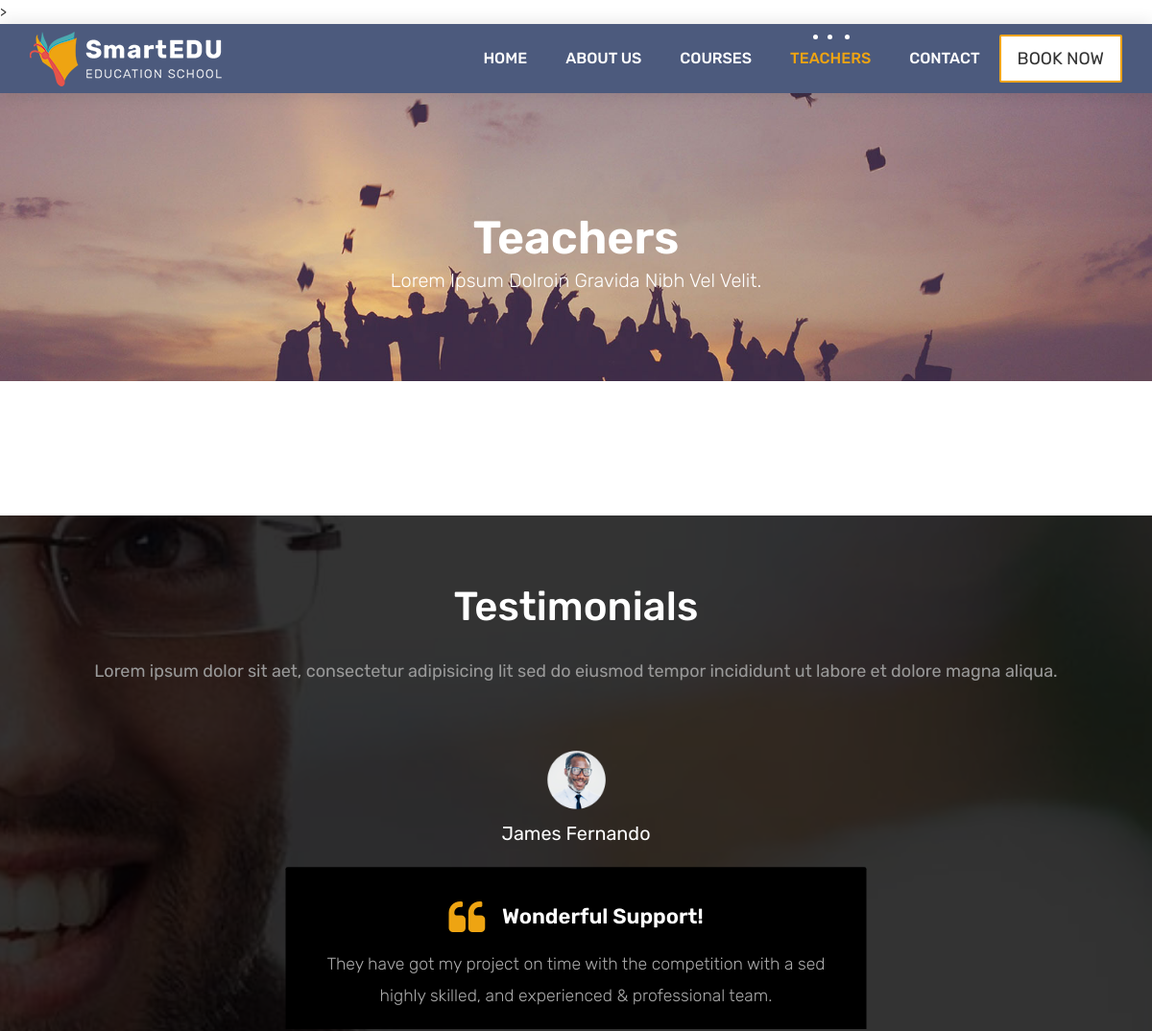
Before: /teachers/ (upper part) with the older database file.
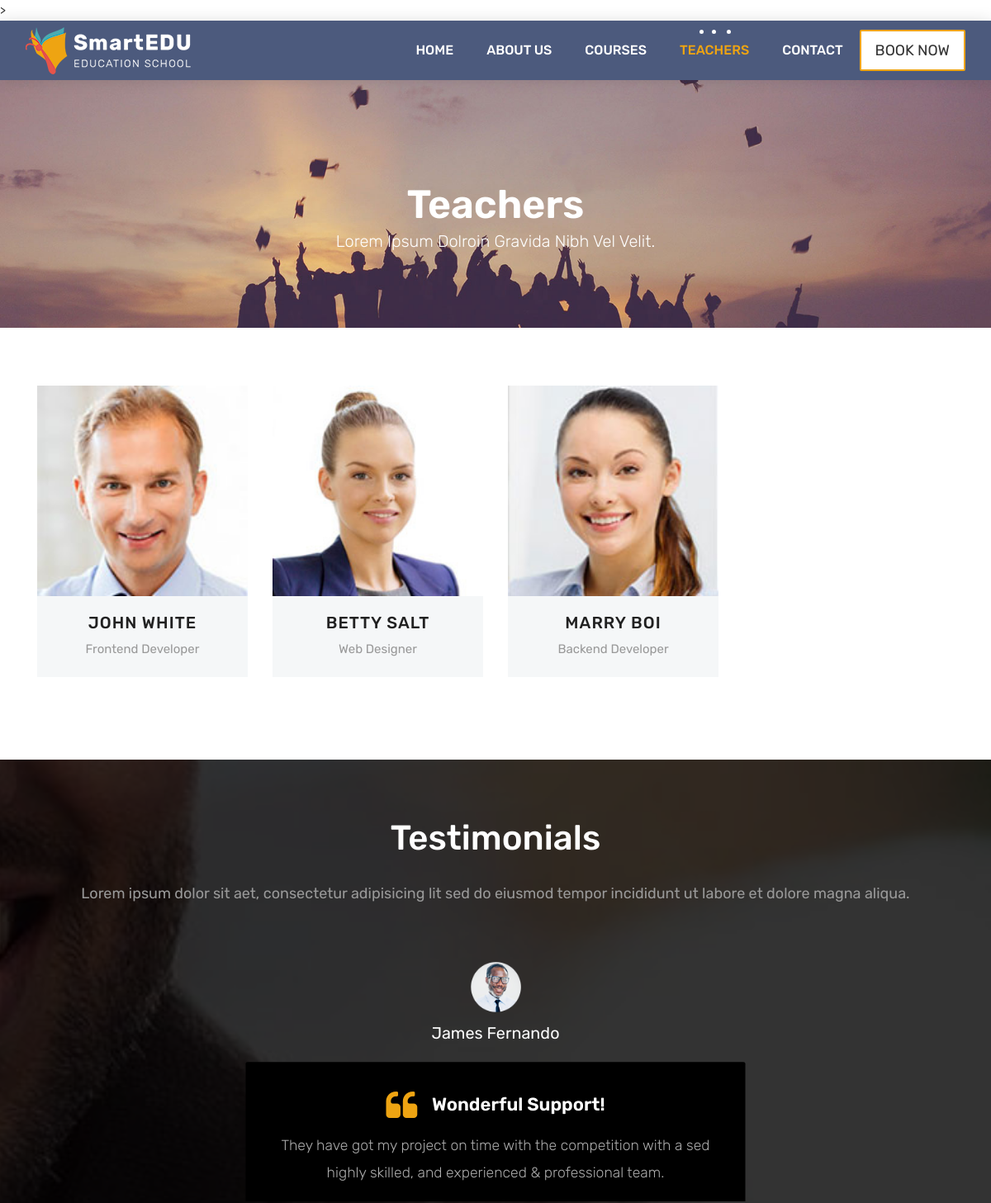
After: the same page with the newer database file.
### teachers/models.py (models this page shows, shortened)
class Teacher(models.Model):
    name = models.CharField(max_length=50)
    title = models.CharField(max_length=50)
    description = models.TextField(blank=True, null=True)
    image = models.ImageField(upload_to="teachers/%Y/%m/%d/", default="teachers/default_teacher_image.jpg")
    facebook = models.URLField(max_length=200, blank=True)
    twitter = models.URLField(max_length=200, blank=True)
    linkedin = models.URLField(max_length=200, blank=True)
    youtube = models.URLField(max_length=200, blank=True)

### teachers/views.py (the view)
# urls.py: path('', TeacherListView.as_view(), name="teachers"),
class TeacherListView(ListView):
    model = Teacher
    template_name = 'teachers.html'
    context_object_name = 'teachers'

### templates/teachers.html (shortened to what this page needs)
{% extends 'partials/_base.html' %}
{% load static %}
{% block content %}
	<div class="all-title-box">
		<div class="container text-center">
			<h1>Teachers<span class="m_1">Lorem Ipsum dolroin gravida nibh vel velit.</span></h1>
		</div>
	</div>
	<div id="teachers" class="section wb">
        <div class="container">
            <div class="row">
				{% for teacher in teachers %}
				<div class="col-lg-3 col-md-6 col-12">
					<div class="our-team">
						<div class="team-img">
							<img src="{{teacher.image.url}}">
						</div>
						<div class="team-content">
							<h3 class="title"><a href= "{% url 'teacher_detail' teacher.pk %}"> {{ teacher.name }} </a></h3>
							<span class="post">{{ teacher.title }}</span>
						</div>
					</div>
				</div>
				{% endfor %}
            </div>
        </div>
    </div>
    <div id="testimonials" class="parallax section db parallax-off" style="background-image:url('images/parallax_04.jpg');">
        <div class="container">
            <div class="section-title text-center">
                <h3>Testimonials</h3>
                <p>Lorem ipsum dolor sit aet, consectetur adipisicing lit sed do eiusmod tempor incididunt ut labore et dolore magna aliqua. </p>
            </div>
            <div class="row">
                <div class="col-md-12 col-sm-12">
                    <div class="testi-carousel owl-carousel owl-theme">
                        <div class="testimonial clearfix">
							<div class="testi-meta">
                                <img src="images/testi_01.png" alt="" class="img-fluid">
                                <h4>James Fernando </h4>
                            </div>
                            <div class="desc">
                                <h3><i class="fa fa-quote-left"></i> Wonderful Support!</h3>
                                <p class="lead">They have got my project on time with the competition with a sed highly skilled, and experienced & professional team.</p>
                            </div>
                        </div>
                    </div>
                </div>
            </div>
        </div>
    </div>
{% endblock %}

Changed rows visible on the page:
added Teacher: image (picture), name "JOHN WHITE", title "Frontend Developer"
added Teacher: image (picture), name "BETTY SALT", title "Web Designer"
added Teacher: image (picture), name "MARRY BOI", title "Backend Developer"
